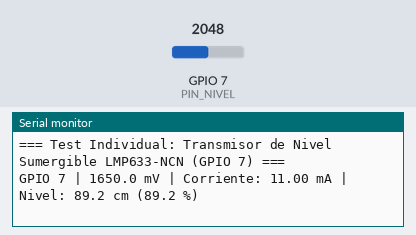
This sketch was run on a simulated ESP32-S3. On the bench: the last lines printed to the serial monitor. The inputs (shaded band) are chosen by the test bench; at power-on: GPIO 7 (PIN_NIVEL) = 2048 (analog values on the 0–4095 scale).

Above: at 2.2 s.
2.3 s: GPIO 7 (PIN_NIVEL) set to 491
At 4.3 s:
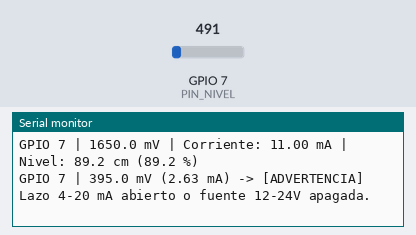
4.9 s: GPIO 7 (PIN_NIVEL) set to 164
At 6.1 s:
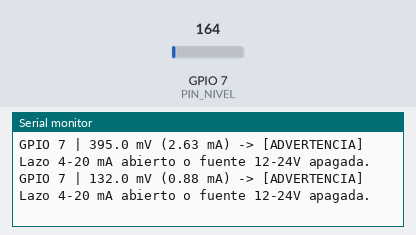

Measured:
- after the input at 2.3 s, the serial monitor: prints a new line after 1.1 s (image 1)
- after the input at 4.9 s, the serial monitor: prints a new line after 0.71 s (image 2)

The sketch:

NIVEL_LMP633.ino
```cpp
/**
 * AXIÓN - IOT | Test Individual: Transmisor de Nivel Sumergible LEEG LMP633-NCN (4-20 mA)
 * Conexión física según elementos/CONEXIONES.md:
 *   - Cable Rojo (VCC+) -> Positivo (+) de Fuente Externa 12V-24V DC
 *   - Cable Azul (IOUT) -> Entrada I+ del Conversor 4-20mA (o resistencia Shunt 150 Ω a G)
 *   - Negativo (-) Fuente 12V-24V -> I- / GND del Conversor unido al puerto G del ESP32-S3
 *   - Salida OUT (0-3.3V) del Conversor -> Puerto 7 (GPIO 7 / ADC1_CH6, Columna Izquierda)
 */

#define PIN_NIVEL 7

float resistenciaShuntOhm = 150.0f; // 150 Ω -> 4 mA = 600 mV, 20 mA = 3000 mV
float rangoMaximoCapsulaCm = 204.0f; // C203G: 20 kPa ≈ 204 cm H2O
float offsetMecanicoCm = 0.0f;
float alturaUtilTanqueCm = 100.0f;

void setup() {
  Serial.begin(115200);
  analogReadResolution(12);
  analogSetPinAttenuation(PIN_NIVEL, ADC_11db);
  delay(1000);
  Serial.println("=== Test Individual: Transmisor de Nivel Sumergible LMP633-NCN (GPIO 7) ===");
}

void loop() {
  long sumaMv = 0;
  for (int i = 0; i < 20; i++) {
    sumaMv += analogReadMilliVolts(PIN_NIVEL);
    delay(10);
  }
  float mV = sumaMv / 20.0f;
  float corrienteMa = mV / resistenciaShuntOhm;

  if (corrienteMa < 3.5f) {
    Serial.printf("GPIO 7 | %.1f mV (%.2f mA) -> [ADVERTENCIA] Lazo 4-20 mA abierto o fuente 12-24V apagada.\n",
                  mV, corrienteMa);
  } else {
    float maClamped = corrienteMa;
    if (maClamped < 4.0f) maClamped = 4.0f;
    if (maClamped > 20.0f) maClamped = 20.0f;
    float nivelCm = ((maClamped - 4.0f) / 16.0f) * rangoMaximoCapsulaCm + offsetMecanicoCm;
    if (nivelCm < 0.0f) nivelCm = 0.0f;
    float nivelPct = (nivelCm / alturaUtilTanqueCm) * 100.0f;
    if (nivelPct > 100.0f) nivelPct = 100.0f;

    Serial.printf("GPIO 7 | %.1f mV | Corriente: %.2f mA | Nivel: %.1f cm (%.1f %%)\n",
                  mV, corrienteMa, nivelCm, nivelPct);
  }

  delay(2000);
}
```
